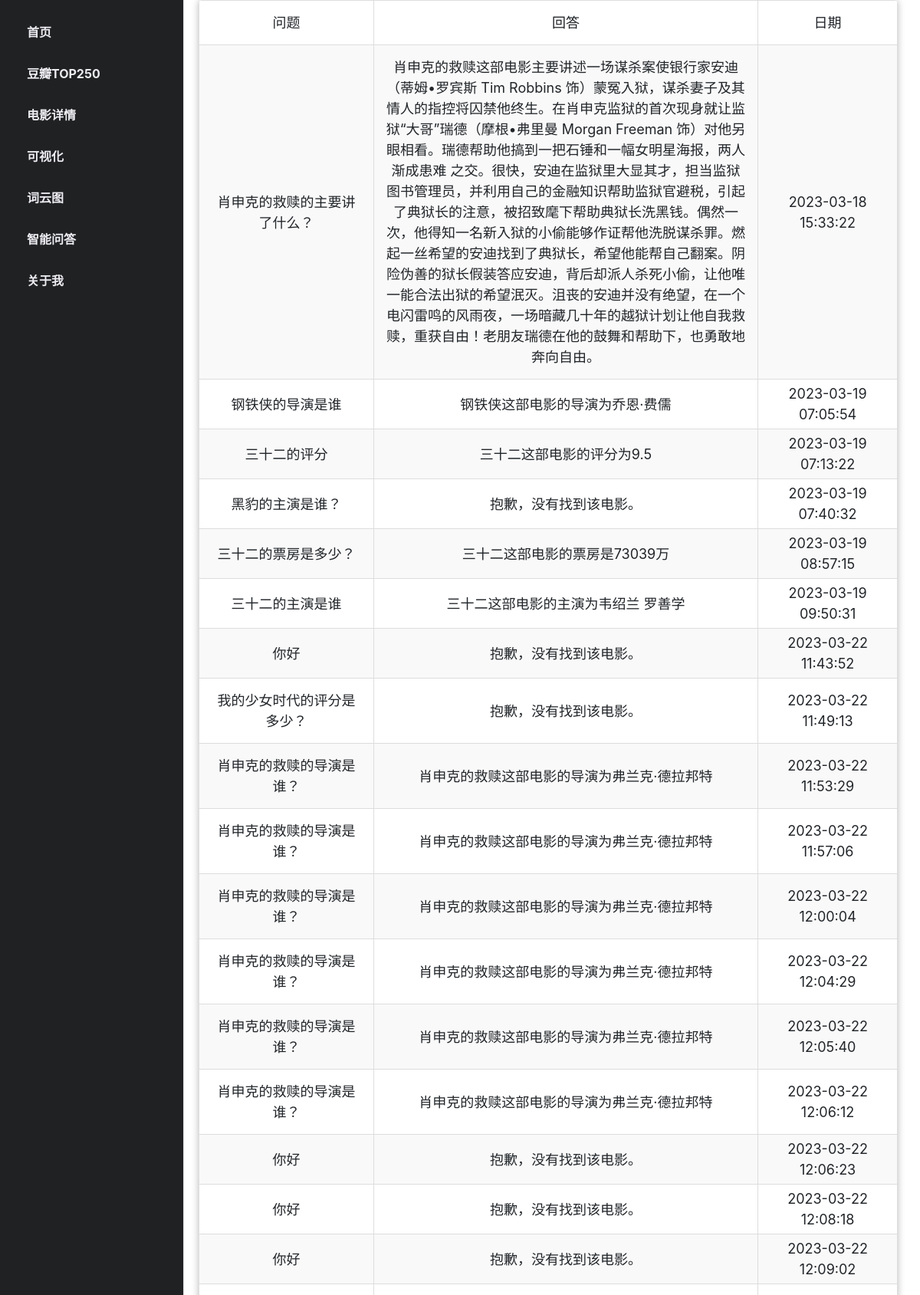
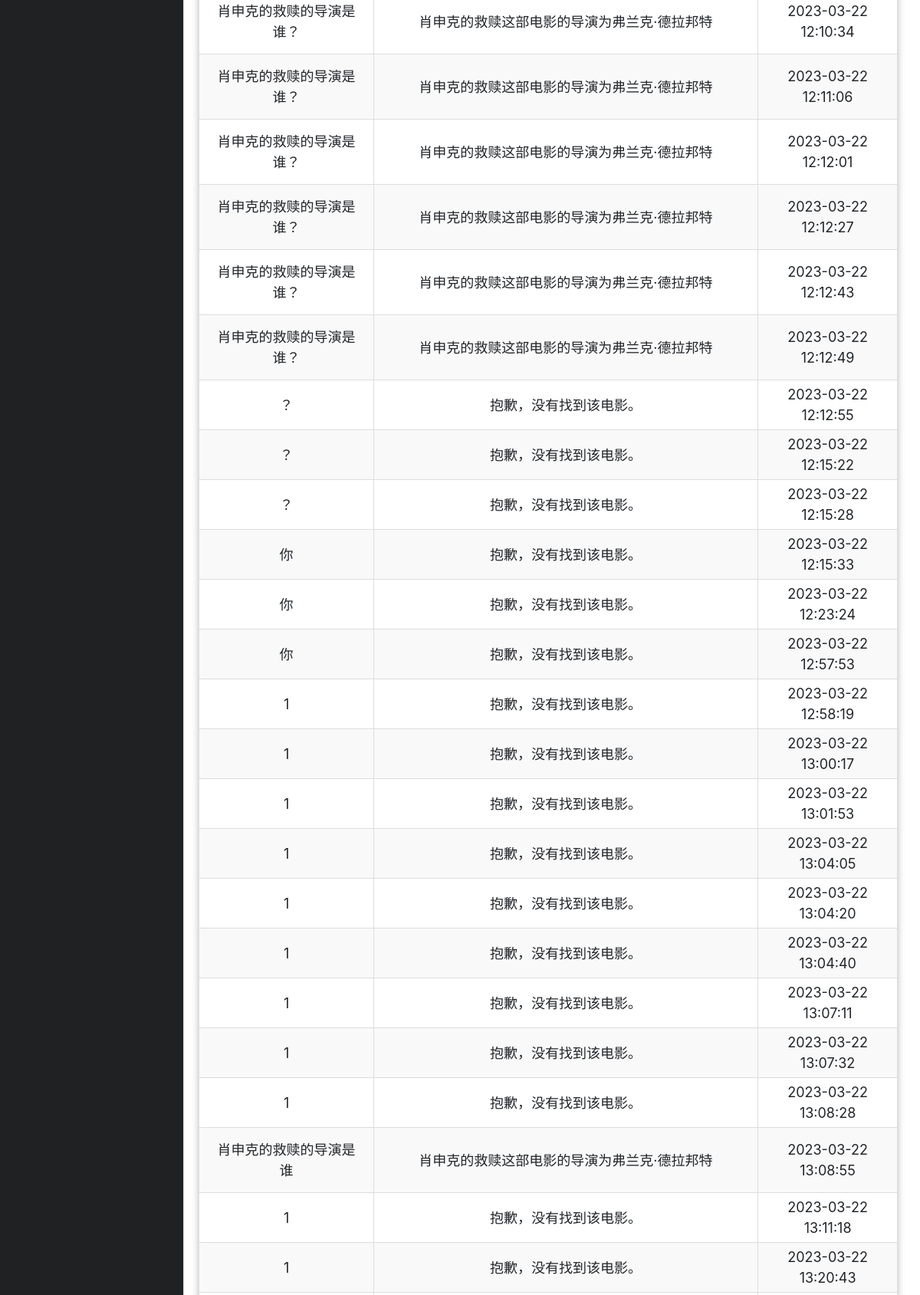
The app's page /historyAnswer (signed in, upper part) with its own data (2 pictures, top to bottom).
### tables this page shows
CREATE TABLE chatHistory
            (
            id integer primary key autoincrement,
            userId integer,
            question text,
            answer text,
            timestamp TIMESTAMP DEFAULT CURRENT_TIMESTAMP NOT NULL
            );

### other_functions.py (the view)
@other_functions_bp.route('/historyAnswer')
@login_required
def historyAnswer():
    conn = sqlite3.connect('database/userInfo.db')
    c = conn.cursor()
    c.execute('select * from chatHistory where userId = ?', (current_user.userid,))
    result = c.fetchall()
    questions = []
    for row in result:
        questions.append({
            'question': row[2],
            'answer': row[3],
            'time': row[4]
        })
    c.close()
    conn.close()
    return render_template("historyAnswer.html", questions=questions)

### app.py (called while the page is built)
@login_manager.user_loader
def load_user(user_id):
    conn = sqlite3.connect('database/userInfo.db')
    c = conn.cursor()
    c.execute('SELECT * FROM usertable WHERE id = ?', (user_id,))
    result = c.fetchone()
    c.close()
    conn.close()
    if result:
        user = User(result[0], result[1])
        user.email = result[3]
        user.phone = result[4]
        user.gender = result[5]
        user.register_time = result[6]
        user.hobby = result[7]
        user.is_admin = result[8]
        return user
    else:
        return None

### templates/historyAnswer.html (shortened to what this page needs)
<!DOCTYPE html>
<html lang="en" xmlns="">
<head>
  <link href="static/assets/css/style.css" rel="stylesheet">
    <link href="static/assets/css/chat.css" rel="stylesheet">
</head>
<body>
<div>
<div id="navigation">
  <ul>
    <li><a href="/index">首页</a></li>
    <li><a href="/movie">豆瓣TOP250</a></li>
    <li><a href="/pMovie">电影详情</a></li>
      <li><a href="/score">可视化</a></li>
       <li><a href="/cloud">词云图</a></li>
      <li><a href="/answerQuestion">智能问答</a></li>
      <li><a href="/aboutMe">关于我</a></li>
  </ul>
</div>
      <div class = "t">
          <table>
              <tr>
                  <td style="width:25%;">问题</td>
                  <td style="width:55%;">回答</td>
                  <td style="width:20%;">日期</td>
              </tr>
              {% for question in questions %}
              <tr>
                  <td>{{ question.question }}</td>
                  <td>{{ question.answer }}</td>
                  <td>{{ question.time }}</td>
              </tr>
              {% endfor %}
          </table>
        </div>
</div>
  <link href="static/assets/vendor/bootstrap/css/bootstrap.min.css" rel="stylesheet">
  <link href="static/assets/vendor/icofont/icofont.min.css" rel="stylesheet">
  <link href="static/assets/vendor/boxicons/css/boxicons.min.css" rel="stylesheet">
  <link href="static/assets/vendor/animate.css/animate.min.css" rel="stylesheet">
  <link href="static/assets/vendor/venobox/venobox.css" rel="stylesheet">
  <link href="static/assets/vendor/aos/aos.css" rel="stylesheet">
</body>
</html>

### static/assets/css/style.css (style rules this page uses)
body { font-family: "Open Sans", sans-serif; color: #444; }
a { color: #428bca; }

### static/assets/css/chat.css (style rules this page uses)
#navigation { width: 20%; height: 100%; background-color: #202123; border-right: 1px solid #ddd; position: fixed; overflow-y: auto; }
#navigation ul { list-style: none; margin: 0; padding: 20px; }
#navigation li { margin-bottom: 10px; }
#navigation a { color: #ECECF1; text-decoration: none; font-weight: bold; font-size: 16px; padding: 10px; display: block; border-left: 5px solid transparent; transition: border-left-color .3s ease; }

### templates/historyAnswer.html (style rules this page uses)
.t { width: 80%; margin-left:20%; }
table { margin-left: 2%; margin-top: 0%; border-collapse: collapse; width: 95%; background-color: white; box-shadow: 0px 0px 10px #bbb; border-radius: 5px; overflow: hidden; }
th, td { padding: 15px; text-align: center; border: 1px solid #ddd; font-size: 18px; }
tr:nth-child(even) { background-color: #f9f9f9; }
td:last-child { padding: 5px; }

### records on screen
chatHistory: question "肖申克的救赎的主要讲了什么？", answer "肖申克的救赎这部电影主要讲述一场谋杀案使银行家安迪（蒂姆•罗宾斯 Tim Robbins 饰）蒙冤入狱，谋杀妻子及其情人的指控将囚禁他终生。在肖申克监狱的首次现身就让监狱“大哥”瑞德（摩根•弗里曼 Morgan Freeman 饰）对他另眼相看。瑞德帮助他搞到一把石锤和一幅女明星海报，两人渐成患难 之交。很快，安迪在监狱里大显其才，担当监狱图书管理员，并利用自己的金融知识帮助监狱官避税，引起了典狱长的注意，被招致麾下帮助典狱长洗黑钱。偶然一次，他得知一名新入狱的小偷能够作证帮他洗脱谋杀罪。燃起一丝希望的安迪找到了典狱长，希望他能帮自己翻案。阴险伪善的狱长假装答应安迪，背后却派人杀死小偷，让他唯一能合法出狱的希望泯灭。沮丧的安迪并没有绝望，在一个电闪雷鸣的风雨夜，一场暗藏几十年的越狱计划让他自我救赎，重获自由！老朋友瑞德在他的鼓舞和帮助下，也勇敢地奔向自由。", time "2023-03-18 15:33:22"
chatHistory: question "钢铁侠的导演是谁", answer "钢铁侠这部电影的导演为乔恩·费儒", time "2023-03-19 07:05:54"
chatHistory: question "三十二的评分", answer "三十二这部电影的评分为9.5", time "2023-03-19 07:13:22"
chatHistory: question "黑豹的主演是谁？", answer "抱歉，没有找到该电影。", time "2023-03-19 07:40:32"
chatHistory: question "三十二的票房是多少？", answer "三十二这部电影的票房是73039万", time "2023-03-19 08:57:15"
chatHistory: question "三十二的主演是谁", answer "三十二这部电影的主演为韦绍兰 罗善学", time "2023-03-19 09:50:31"
chatHistory: question "你好", answer "抱歉，没有找到该电影。", time "2023-03-22 11:43:52"
chatHistory: question "我的少女时代的评分是多少？", answer "抱歉，没有找到该电影。", time "2023-03-22 11:49:13"
chatHistory: question "肖申克的救赎的导演是谁？", answer "肖申克的救赎这部电影的导演为弗兰克·德拉邦特", time "2023-03-22 11:53:29"
chatHistory: question "肖申克的救赎的导演是谁？", answer "肖申克的救赎这部电影的导演为弗兰克·德拉邦特", time "2023-03-22 11:57:06"
chatHistory: question "肖申克的救赎的导演是谁？", answer "肖申克的救赎这部电影的导演为弗兰克·德拉邦特", time "2023-03-22 12:00:04"
chatHistory: question "肖申克的救赎的导演是谁？", answer "肖申克的救赎这部电影的导演为弗兰克·德拉邦特", time "2023-03-22 12:04:29"
chatHistory: question "肖申克的救赎的导演是谁？", answer "肖申克的救赎这部电影的导演为弗兰克·德拉邦特", time "2023-03-22 12:05:40"
chatHistory: question "肖申克的救赎的导演是谁？", answer "肖申克的救赎这部电影的导演为弗兰克·德拉邦特", time "2023-03-22 12:06:12"
chatHistory: question "你好", answer "抱歉，没有找到该电影。", time "2023-03-22 12:06:23"
chatHistory: question "你好", answer "抱歉，没有找到该电影。", time "2023-03-22 12:08:18"
chatHistory: question "你好", answer "抱歉，没有找到该电影。", time "2023-03-22 12:09:02"
chatHistory: question "肖申克的救赎的导演是谁？", answer "肖申克的救赎这部电影的导演为弗兰克·德拉邦特", time "2023-03-22 12:10:34"
chatHistory: question "肖申克的救赎的导演是谁？", answer "肖申克的救赎这部电影的导演为弗兰克·德拉邦特", time "2023-03-22 12:11:06"
chatHistory: question "肖申克的救赎的导演是谁？", answer "肖申克的救赎这部电影的导演为弗兰克·德拉邦特", time "2023-03-22 12:12:01"
chatHistory: question "肖申克的救赎的导演是谁？", answer "肖申克的救赎这部电影的导演为弗兰克·德拉邦特", time "2023-03-22 12:12:27"
chatHistory: question "肖申克的救赎的导演是谁？", answer "肖申克的救赎这部电影的导演为弗兰克·德拉邦特", time "2023-03-22 12:12:43"
chatHistory: question "肖申克的救赎的导演是谁？", answer "肖申克的救赎这部电影的导演为弗兰克·德拉邦特", time "2023-03-22 12:12:49"
chatHistory: question "？", answer "抱歉，没有找到该电影。", time "2023-03-22 12:12:55"
chatHistory: question "？", answer "抱歉，没有找到该电影。", time "2023-03-22 12:15:22"
chatHistory: question "？", answer "抱歉，没有找到该电影。", time "2023-03-22 12:15:28"
chatHistory: question "你", answer "抱歉，没有找到该电影。", time "2023-03-22 12:15:33"
chatHistory: question "你", answer "抱歉，没有找到该电影。", time "2023-03-22 12:23:24"
chatHistory: question "你", answer "抱歉，没有找到该电影。", time "2023-03-22 12:57:53"
chatHistory: question "1", answer "抱歉，没有找到该电影。", time "2023-03-22 12:58:19"
chatHistory: question "1", answer "抱歉，没有找到该电影。", time "2023-03-22 13:00:17"
chatHistory: question "1", answer "抱歉，没有找到该电影。", time "2023-03-22 13:01:53"
chatHistory: question "1", answer "抱歉，没有找到该电影。", time "2023-03-22 13:04:05"
chatHistory: question "1", answer "抱歉，没有找到该电影。", time "2023-03-22 13:04:20"
chatHistory: question "1", answer "抱歉，没有找到该电影。", time "2023-03-22 13:04:40"
chatHistory: question "1", answer "抱歉，没有找到该电影。", time "2023-03-22 13:07:11"
chatHistory: question "1", answer "抱歉，没有找到该电影。", time "2023-03-22 13:07:32"
chatHistory: question "1", answer "抱歉，没有找到该电影。", time "2023-03-22 13:08:28"
chatHistory: question "肖申克的救赎的导演是谁", answer "肖申克的救赎这部电影的导演为弗兰克·德拉邦特", time "2023-03-22 13:08:55"
chatHistory: question "1", answer "抱歉，没有找到该电影。", time "2023-03-22 13:11:18"
chatHistory: question "1", answer "抱歉，没有找到该电影。", time "2023-03-22 13:20:43"
